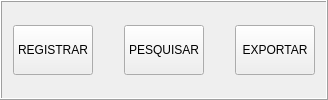
     <widget class="QFrame" name="fr_header">
      <property name="sizePolicy">
       <sizepolicy hsizetype="Preferred" vsizetype="Preferred">
        <horstretch>0</horstretch>
        <verstretch>0</verstretch>
       </sizepolicy>
      </property>
      <property name="minimumSize">
       <size>
        <width>0</width>
        <height>100</height>
       </size>
      </property>
      <property name="sizeIncrement">
       <size>
        <width>0</width>
        <height>0</height>
       </size>
      </property>
      <property name="frameShape">
       <enum>QFrame::Box</enum>
      </property>
      <property name="frameShadow">
       <enum>QFrame::Raised</enum>
      </property>
      <layout class="QHBoxLayout" name="horizontalLayout">
       <property name="spacing">
        <number>31</number>
       </property>
       <item>
        <widget class="QPushButton" name="bt_register_menu">
         <property name="minimumSize">
          <size>
           <width>0</width>
           <height>50</height>
          </size>
         </property>
         <property name="cursor">
          <cursorShape>PointingHandCursor</cursorShape>
         </property>
         <property name="layoutDirection">
          <enum>Qt::LeftToRight</enum>
         </property>
         <property name="text">
          <string>REGISTRAR</string>
         </property>
         <property name="icon">
          <iconset resource="resource.qrc">
           <normaloff>:/icons/assets/registry-48.png</normaloff>:/icons/assets/registry-48.png</iconset>
         </property>
         <property name="iconSize">
          <size>
           <width>48</width>
           <height>48</height>
          </size>
         </property>
        </widget>
       </item>
       <item>
        <widget class="QPushButton" name="bt_search_menu">
         <property name="minimumSize">
          <size>
           <width>0</width>
           <height>50</height>
          </size>
         </property>
         <property name="cursor">
          <cursorShape>PointingHandCursor</cursorShape>
         </property>
         <property name="text">
          <string>PESQUISAR</string>
         </property>
         <property name="icon">
          <iconset resource="resource.qrc">
           <normaloff>:/icons/assets/search-48.png</normaloff>:/icons/assets/search-48.png</iconset>
         </property>
         <property name="iconSize">
          <size>
           <width>48</width>
           <height>48</height>
          </size>
         </property>
        </widget>
       </item>
       <item>
        <widget class="QPushButton" name="bt_export_menu">
         <property name="minimumSize">
          <size>
           <width>0</width>
           <height>50</height>
          </size>
         </property>
         <property name="cursor">
          <cursorShape>PointingHandCursor</cursorShape>
         </property>
         <property name="text">
          <string>EXPORTAR</string>
         </property>
         <property name="icon">
          <iconset resource="resource.qrc">
           <normaloff>:/icons/assets/export-48.png</normaloff>:/icons/assets/export-48.png</iconset>
         </property>
         <property name="iconSize">
          <size>
           <width>48</width>
           <height>48</height>
          </size>
         </property>
        </widget>
       </item>
      </layout>
     </widget>
